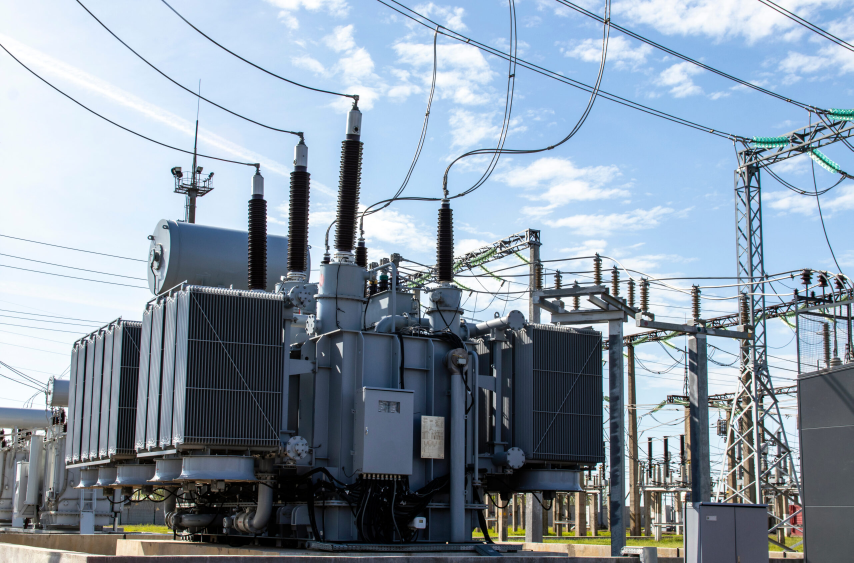
#> input picture asset/img/transformer-oil-filtration.jpg, 2560 x 1688 px (shown at 1/3 size)
$ python optimize_images.py
#> lines starting #> are read from the running program, lines starting #| are printed output that depends on the picture
from PIL import Image
import os

def optimize_image(input_path, output_path, size=None, quality=85):
    """بهینه‌سازی تصویر با اندازه و کیفیت مشخص"""
#> called with input_path = 'asset/img/transformer-oil-filtration.jpg', output_path = 'asset/img/about/about-main.jpg', size = (800, 600), quality = 85
    try:
        with Image.open(input_path) as img:
#> img is the input picture: PIL image 2560x1688 RGB; mean R, G, B 138.6, 153, 167.3
            if size:
                img = img.resize(size, Image.Resampling.LANCZOS)
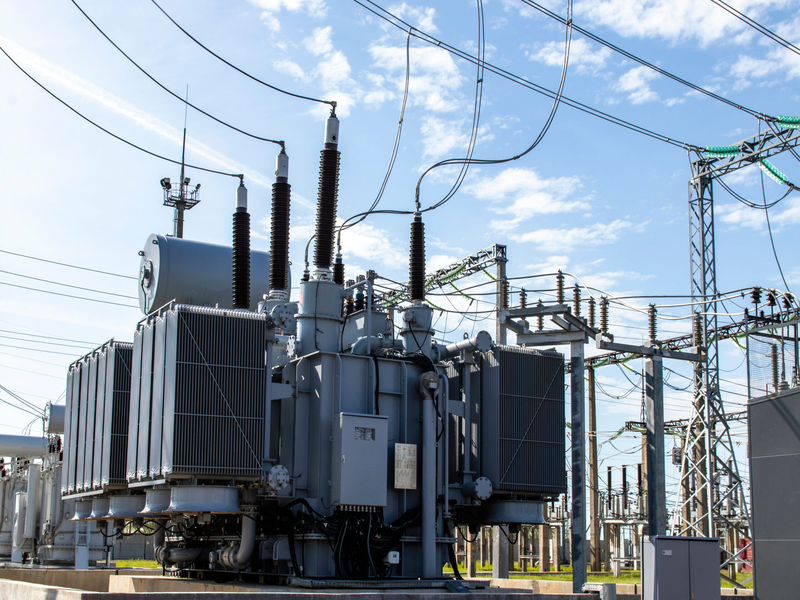
#> img: PIL image 800x600 RGB; mean R, G, B 138.6, 153, 167.2
            img.save(output_path, quality=quality, optimize=True)
        print(f"تصویر با موفقیت در {output_path} ذخیره شد")
    except Exception as e:
        print(f"خطا در پردازش تصویر: {e}")

def create_about_image():
    """ایجاد تصویر اصلی درباره ما"""
    input_path = "asset/img/transformer-oil-filtration.jpg"
    output_path = "asset/img/about/about-main.jpg"
    optimize_image(input_path, output_path, size=(800, 600))

def create_team_images():
    """ایجاد تصاویر تیم"""
    input_path = "asset/img/transformer-oil-filtration.jpg"
    # ایجاد تصاویر مختلف برای اعضای تیم با برش‌های متفاوت
    team_images = [
        ("asset/img/team/team-1.jpg", (0, 0, 800, 800)),
        ("asset/img/team/team-2.jpg", (400, 0, 1200, 800))
    ]

    for output_path, crop_box in team_images:
        try:
            with Image.open(input_path) as img:
                cropped = img.crop(crop_box)
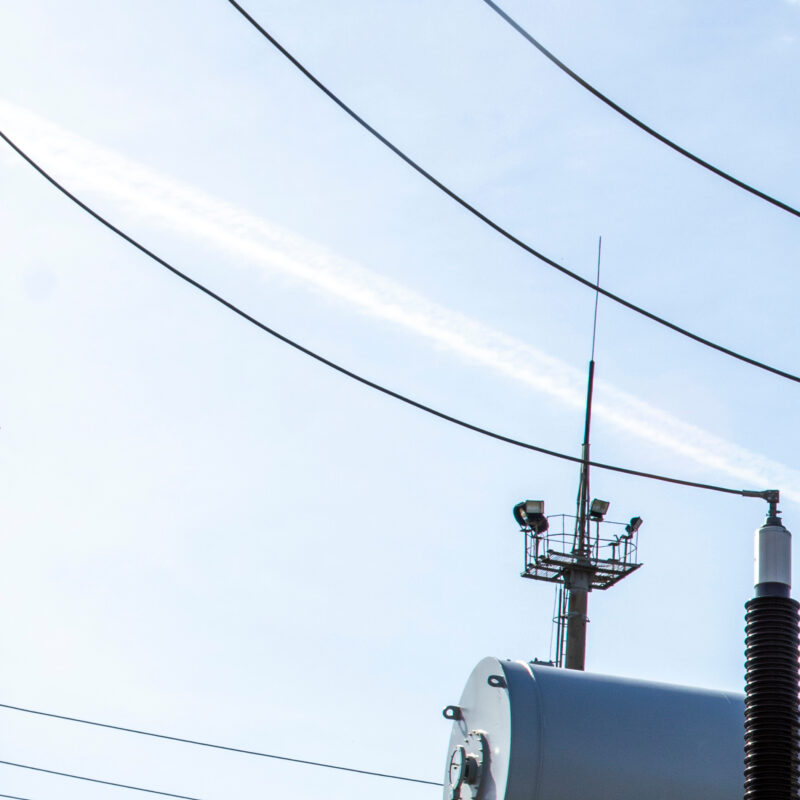
#> cropped: PIL image 800x800 RGB; mean R, G, B 208.5, 222, 236
                cropped = cropped.resize((400, 400), Image.Resampling.LANCZOS)
#> cropped: PIL image 400x400 RGB
                cropped.save(output_path, quality=85, optimize=True)
            print(f"تصویر تیم با موفقیت در {output_path} ذخیره شد")
        except Exception as e:
            print(f"خطا در پردازش تصویر تیم: {e}")

def create_certificate_images():
    """ایجاد تصاویر گواهینامه‌ها"""
    # ایجاد تصاویر ساده برای گواهینامه‌ها
    certificates = [
        ("asset/img/certificates/iso-9001.png", (255, 215, 0)),  # رنگ طلایی
        ("asset/img/certificates/iso-14001.png", (0, 128, 0)),   # رنگ سبز
        ("asset/img/certificates/ohsas.png", (0, 0, 255))        # رنگ آبی
    ]

    for output_path, color in certificates:
        try:
            img = Image.new('RGB', (300, 300), color)
            img.save(output_path, quality=95, optimize=True)
            print(f"تصویر گواهینامه با موفقیت در {output_path} ذخیره شد")
        except Exception as e:
            print(f"خطا در ایجاد تصویر گواهینامه: {e}")
#> this loop made 3 passes
#> pass 1, in create_certificate_images, `img = Image.new('RGB', (300, 300), color)`:
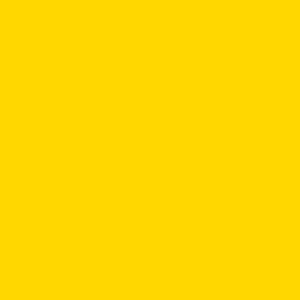
#> img: PIL image 300x300 RGB; mean R, G, B 255, 215, 0
#> pass 2, in create_certificate_images, `img = Image.new('RGB', (300, 300), color)`:
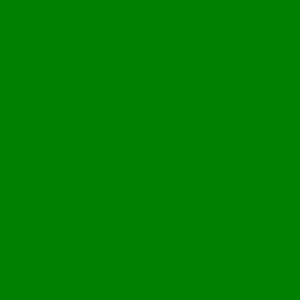
#> img: PIL image 300x300 RGB; mean R, G, B 0, 128, 0
#> pass 3, in create_certificate_images, `img = Image.new('RGB', (300, 300), color)`:
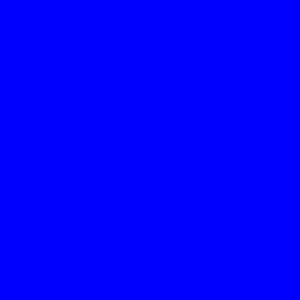
#> img: PIL image 300x300 RGB; mean R, G, B 0, 0, 255

if __name__ == "__main__":
    # ایجاد پوشه‌های مورد نیاز
    os.makedirs("asset/img/about", exist_ok=True)
    os.makedirs("asset/img/team", exist_ok=True)
    os.makedirs("asset/img/certificates", exist_ok=True)

    # ایجاد تصاویر
    create_about_image()
    create_team_images()
    create_certificate_images()
